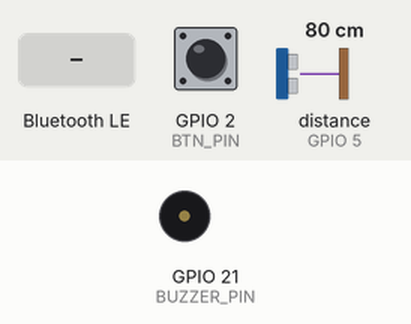
This sketch was run on a simulated ESP32. On the bench: buzzer (waves = sounding). Wiring (inferred from the names in the program): ultrasonic range finder: trigger GPIO 4; echo GPIO 5. Inputs (shaded band) come from the test bench; at power-on: GPIO 2 (BTN_PIN) HIGH, distance to the obstacle (sensor on GPIO 5) 80 cm. The echo pulse lasts 58.3 µs per cm; nothing arrives over Bluetooth unless stated; a phone connects over Bluetooth LE 3 s after start; what the sketch prints to the serial monitor is not drawn.

Above: at 1.8 s.
1.9 s: GPIO 2 (BTN_PIN) pulled LOW for 0.15 s
5.0 s: distance to the obstacle (sensor on GPIO 5) set to 33 cm
6.7 s: distance to the obstacle (sensor on GPIO 5) set to 28 cm
At 9.5 s:
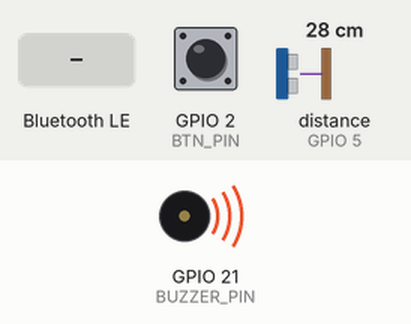
9.7 s: Bluetooth LE write "R" received
12.7 s: distance to the obstacle (sensor on GPIO 5) set to 35 cm
14.9 s: distance to the obstacle (sensor on GPIO 5) set to 2 cm
At 17.0 s:
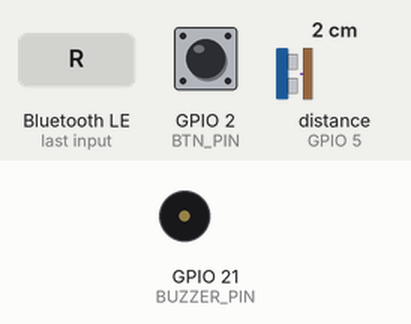
Timing chart, 0 to 18.9 s (numbered marks = the images above; inputs shaded):
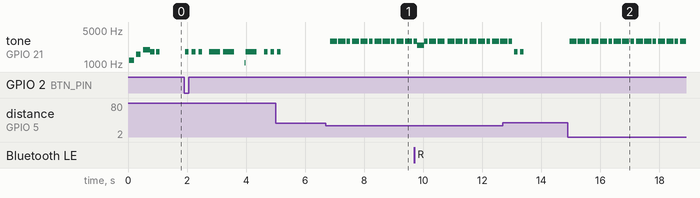

The sketch:

SmartCane_Final.ino
```cpp
// ============================================================
//  SmartStick_Final.ino  —  v1.0
//  MERGED: Navigation + Ultrasonic Obstacle + SOS Button
//
//  ── Features ─────────────────────────────────────────────
//  1. Navigation commands from phone (R/L/S/U/A/X)
//  2. Ultrasonic obstacle detection → buzzer + phone vibrate
//  3. SOS button → BLE notify → phone opens WhatsApp
//
//  ── BLE Commands received FROM phone ─────────────────────
//    "R"  → Turn Right     (1 high beep)
//    "L"  → Turn Left      (1 low beep)
//    "S"  → Go Straight    (double beep)
//    "U"  → U-Turn         (alternating beep)
//    "A"  → Arrived        (rising melody)
//    "X"  → Stop           (long low tone)
//
//  ── BLE Notifications sent TO phone ──────────────────────
//    "OBS:CLEAR"   → no obstacle
//    "OBS:NOTICE"  → obstacle < 150cm
//    "OBS:WARN"    → obstacle < 80cm
//    "OBS:DANGER"  → obstacle < 30cm
//    "SOS"         → SOS button pressed
//    "OK"          → nav command ACK
//
//  ── Priority ─────────────────────────────────────────────
//    SOS > Obstacle > Nav
//    DANGER/WARN obstacle pauses nav beep
//
//  ── Wiring ───────────────────────────────────────────────
//    HC-SR04 TRIG  → GPIO4
//    HC-SR04 ECHO  → GPIO5
//    Buzzer  (+)   → GPIO21
//    Buzzer  (-)   → GND
//    SOS Button    → GPIO2 + GND  (uses internal pullup)
//
//  Board: ESP32 Dev Module
// ============================================================

#include <BLEDevice.h>
#include <BLEUtils.h>
#include <BLEServer.h>
#include <BLE2902.h>

// ── Pins ─────────────────────────────────────────────────────
#define TRIG_PIN    4
#define ECHO_PIN    5
#define BUZZER_PIN  21
#define BTN_PIN     2

// ── Obstacle thresholds (cm) ──────────────────────────────────
#define DIST_DANGER   30
#define DIST_WARNING  80
#define DIST_NOTICE  150

// ── Timing ────────────────────────────────────────────────────
#define SENSOR_INTERVAL  300    // ms between ultrasonic reads
#define BTN_COOLDOWN    10000   // ms cooldown after SOS trigger

// ── BLE UUIDs ─────────────────────────────────────────────────
#define BLE_SERVICE_UUID     "12345678-1234-1234-1234-123456789abc"
#define BLE_CMD_CHAR_UUID    "12345678-1234-1234-1234-123456789ab1"
#define BLE_NOTIFY_CHAR_UUID "12345678-1234-1234-1234-123456789ab2"
#define DEVICE_NAME          "SmartStick"

// ── BLE globals ───────────────────────────────────────────────
BLEServer*         pServer     = nullptr;
BLECharacteristic* pCmdChar    = nullptr;
BLECharacteristic* pNotifyChar = nullptr;
bool bleConnected = false;
bool wasConnected = false;
String pendingCmd = "";

// ── Obstacle state ─────────────────────────────────────────────
unsigned long lastSensorTime = 0;
int  lastObsLevel = -1;

// ── SOS button state ───────────────────────────────────────────
bool btnWasDown      = false;
bool sosInCooldown   = false;
unsigned long sosLastTrigger = 0;

// ============================================================
//  BUZZER  —  passive buzzer via digitalWrite + delayMicroseconds
// ============================================================
void tone_(int freq, int ms) {
  int half = (1000000 / freq) / 2;
  long cycles = (long)freq * ms / 1000;
  for (long i = 0; i < cycles; i++) {
    digitalWrite(BUZZER_PIN, HIGH); delayMicroseconds(half);
    digitalWrite(BUZZER_PIN, LOW);  delayMicroseconds(half);
  }
}

// ── Navigation beeps ──────────────────────────────────────────
void beepRight()    { tone_(2500, 200); }
void beepLeft()     { tone_(800,  200); }
void beepStraight() { tone_(1500, 150); delay(120); tone_(1500, 150); }
void beepUTurn()    {
  tone_(800,120); delay(80); tone_(2500,120);
  delay(80); tone_(800,120); delay(80); tone_(2500,120);
}
void beepArrived()  {
  tone_(1000,100); delay(60); tone_(1500,100); delay(60);
  tone_(2000,100); delay(60); tone_(2500,100); delay(60); tone_(3000,300);
}
void beepStop()     { tone_(600, 800); }

// ── Obstacle beeps (different tones from nav) ─────────────────
void beepNotice()   { tone_(1000, 80); }
void beepWarning()  { tone_(1800,120); delay(80); tone_(1800,120); }
void beepDanger()   { for(int i=0;i<5;i++){ tone_(3000,80); delay(60); } }

// ── System beeps ──────────────────────────────────────────────
void beepSOS() {
  // Morse · · · — — — · · ·
  for(int i=0;i<3;i++){ tone_(1800,120); delay(100); }
  delay(150);
  for(int i=0;i<3;i++){ tone_(1800,350); delay(120); }
  delay(150);
  for(int i=0;i<3;i++){ tone_(1800,120); delay(100); }
}
void beepBoot() {
  tone_(1200,150); delay(80); tone_(1600,150); delay(80); tone_(2000,200);
}
void beepConn() { tone_(1500,100); delay(80); tone_(1500,100); }

// ============================================================
//  ULTRASONIC
// ============================================================
float readDistance() {
  digitalWrite(TRIG_PIN, LOW);  delayMicroseconds(2);
  digitalWrite(TRIG_PIN, HIGH); delayMicroseconds(10);
  digitalWrite(TRIG_PIN, LOW);
  long dur = pulseIn(ECHO_PIN, HIGH, 25000);
  if (dur == 0) return -1;
  float d = (dur * 0.0343f) / 2.0f;
  return (d <= 0 || d > 400) ? -1 : d;
}

float stableDistance() {
  float sum = 0; int ok = 0;
  for (int i = 0; i < 3; i++) {
    float d = readDistance();
    if (d > 0) { sum += d; ok++; }
    delay(10);
  }
  return ok == 0 ? -1 : sum / ok;
}

int getObsLevel(float d) {
  if (d <= 0)            return 0;
  if (d <= DIST_DANGER)  return 3;
  if (d <= DIST_WARNING) return 2;
  if (d <= DIST_NOTICE)  return 1;
  return 0;
}

// ============================================================
//  OBSTACLE HANDLER  —  runs every SENSOR_INTERVAL ms
// ============================================================
void handleObstacle() {
  unsigned long now = millis();
  if (now - lastSensorTime < SENSOR_INTERVAL) return;
  lastSensorTime = now;

  float dist  = stableDistance();
  int   level = getObsLevel(dist);

  // Buzzer — danger always beeps, others only on level change
  if      (level == 3)                             beepDanger();
  else if (level == 2 && level != lastObsLevel)    beepWarning();
  else if (level == 1 && level != lastObsLevel)    beepNotice();

  // BLE notify phone on level change only
  if (level != lastObsLevel) {
    lastObsLevel = level;
    switch(level) {
      case 0: notifyPhone("OBS:CLEAR");  break;
      case 1: notifyPhone("OBS:NOTICE"); break;
      case 2: notifyPhone("OBS:WARN");   break;
      case 3: notifyPhone("OBS:DANGER"); break;
    }
    Serial.print("[OBS] level="); Serial.print(level);
    Serial.print(" dist=");       Serial.println(dist, 1);
  }
}

// ============================================================
//  SOS BUTTON HANDLER  —  single press triggers SOS
// ============================================================
void handleButton() {
  unsigned long now = millis();

  // Ignore during cooldown
  if (sosInCooldown) {
    if (now - sosLastTrigger >= BTN_COOLDOWN) {
      sosInCooldown = false;
      Serial.println("[SOS] Ready again");
    }
    return;
  }

  bool btnDown = (digitalRead(BTN_PIN) == LOW);
  if (btnDown && !btnWasDown) {
    Serial.println("[BTN] SOS pressed!");
    sosInCooldown  = true;
    sosLastTrigger = now;
    beepSOS();
    notifyPhone("SOS");
    Serial.println("[SOS] Sent to phone — cooldown 10s");
  }
  btnWasDown = btnDown;
}

// ============================================================
//  NAVIGATION COMMAND HANDLER
// ============================================================
void handleCommand(String cmd) {
  cmd.trim();
  Serial.print("[CMD] " + cmd);
  if      (cmd == "R") { beepRight();    Serial.println(" → RIGHT");    }
  else if (cmd == "L") { beepLeft();     Serial.println(" → LEFT");     }
  else if (cmd == "S") { beepStraight(); Serial.println(" → STRAIGHT"); }
  else if (cmd == "U") { beepUTurn();    Serial.println(" → U-TURN");   }
  else if (cmd == "A") { beepArrived();  Serial.println(" → ARRIVED");  }
  else if (cmd == "X") { beepStop();     Serial.println(" → STOP");     }
  else                 { Serial.println(" → Unknown"); return; }
  notifyPhone("OK");
}

// ============================================================
//  BLE HELPERS
// ============================================================
void notifyPhone(const char* msg) {
  if (!bleConnected || !pNotifyChar) return;
  pNotifyChar->setValue(msg);
  pNotifyChar->notify();
  Serial.print("[BLE] → "); Serial.println(msg);
}
void notifyPhone(String msg) { notifyPhone(msg.c_str()); }

class ServerCallbacks : public BLEServerCallbacks {
  void onConnect(BLEServer* s) override {
    bleConnected = true;
    beepConn();
    Serial.println("[BLE] Phone connected");
  }
  void onDisconnect(BLEServer* s) override {
    bleConnected = false;
    Serial.println("[BLE] Phone disconnected");
  }
};

class CmdCallbacks : public BLECharacteristicCallbacks {
  void onWrite(BLECharacteristic* p) override {
    pendingCmd = p->getValue().c_str();
  }
};

// ============================================================
//  SETUP
// ============================================================
void setup() {
  Serial.begin(115200);
  Serial.println("\n==============================");
  Serial.println("   SmartStick Final v1.0");
  Serial.println("   TRIG=4 ECHO=5 BUZZ=21 BTN=2");
  Serial.println("==============================");

  pinMode(TRIG_PIN,   OUTPUT);
  pinMode(ECHO_PIN,   INPUT);
  pinMode(BUZZER_PIN, OUTPUT);
  pinMode(BTN_PIN,    INPUT_PULLUP);
  digitalWrite(BUZZER_PIN, LOW);
  digitalWrite(TRIG_PIN,   LOW);

  beepBoot();

  BLEDevice::init(DEVICE_NAME);
  pServer = BLEDevice::createServer();
  pServer->setCallbacks(new ServerCallbacks());

  BLEService* pSvc = pServer->createService(BLE_SERVICE_UUID);

  pCmdChar = pSvc->createCharacteristic(
    BLE_CMD_CHAR_UUID,
    BLECharacteristic::PROPERTY_WRITE | BLECharacteristic::PROPERTY_WRITE_NR
  );
  pCmdChar->setCallbacks(new CmdCallbacks());

  pNotifyChar = pSvc->createCharacteristic(
    BLE_NOTIFY_CHAR_UUID,
    BLECharacteristic::PROPERTY_NOTIFY | BLECharacteristic::PROPERTY_READ
  );
  pNotifyChar->addDescriptor(new BLE2902());

  pSvc->start();
  BLEDevice::getAdvertising()->addServiceUUID(BLE_SERVICE_UUID);
  BLEDevice::getAdvertising()->setScanResponse(true);
  BLEDevice::startAdvertising();

  Serial.println("[BLE] Advertising as 'SmartStick'");
  Serial.println("==============================");
}

// ============================================================
//  LOOP
// ============================================================
void loop() {
  // Re-advertise after disconnect
  if (!bleConnected && wasConnected) {
    delay(300);
    BLEDevice::startAdvertising();
    Serial.println("[BLE] Re-advertising...");
  }
  wasConnected = bleConnected;

  // 1. Process nav command from phone
  if (pendingCmd.length() > 0) {
    handleCommand(pendingCmd);
    pendingCmd = "";
  }

  // 2. Ultrasonic obstacle detection (runs even without phone)
  handleObstacle();

  // 3. SOS button
  handleButton();

  delay(10);
}
```

Measured:
- the behaviour switches between 31 and 30 cm on distance to the obstacle (sensor on GPIO 5) (found by bisection; images 0 and 1)
- after the input at 6.7 s, tone on GPIO 21 (BUZZER_PIN): plays 2941 Hz for 0.24 s, 2937 Hz for 0.24 s, 2937 Hz for 0.12 s, 2941 Hz for 0.24 s, 2937 Hz for 0.24 s, 2937 Hz for 0.12 s … (12 notes in this stretch), starting after 0.14 s
- after the input at 14.9 s, tone on GPIO 21 (BUZZER_PIN): silent → 2940 Hz after 0.06 s, then repeats every 0.75 s: silent 0.04 s, 2937 Hz 0.24 s, silent 0.04 s, 2937 Hz 0.12 s, silent 0.06 s, 2939 Hz 0.24 s
- by itself, tone on GPIO 21 (BUZZER_PIN): plays 1779 Hz for 0.12 s, 1779 Hz for 0.12 s, 1779 Hz for 0.12 s, 1779 Hz for 0.36 s, 1779 Hz for 0.36 s, 1071 Hz for 0.04 s … (9 notes in this stretch)
